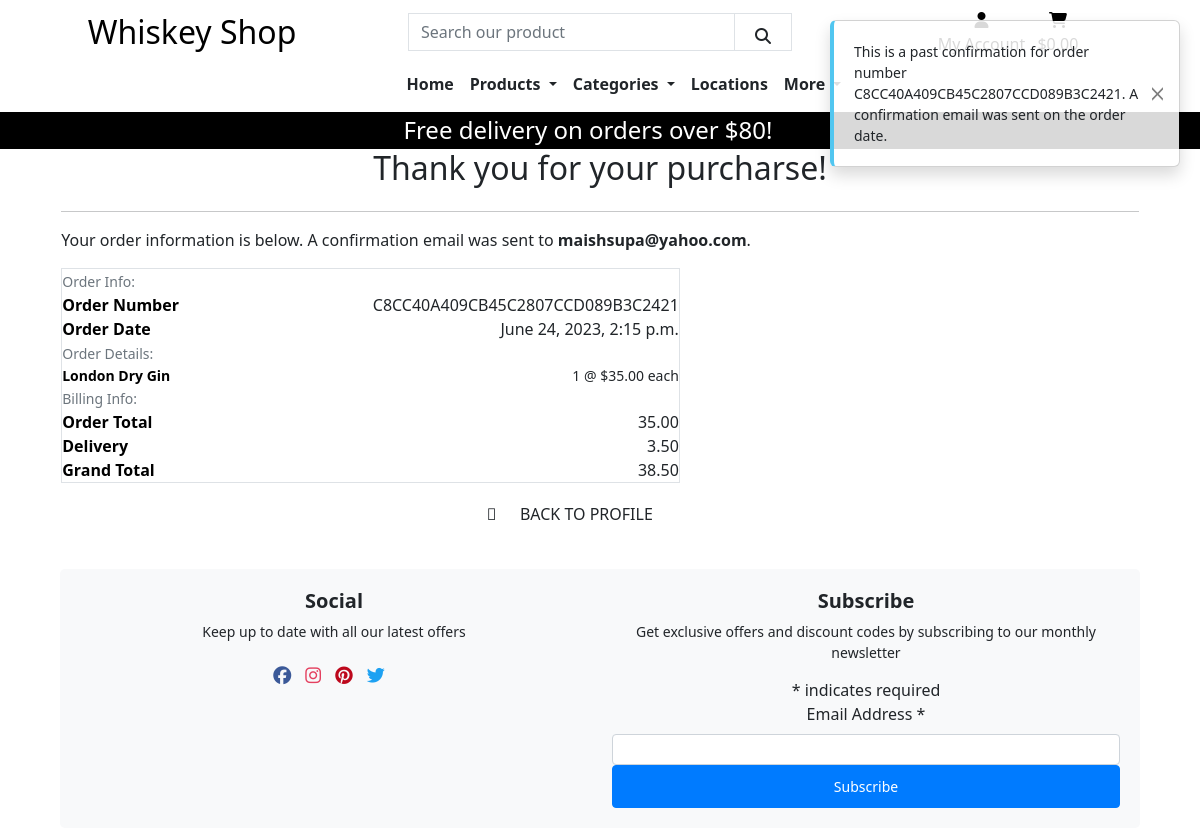
/profile/order_history/C8CC40A409CB45C2807CCD089B3C2421, run on an earlier commit of the app's database.
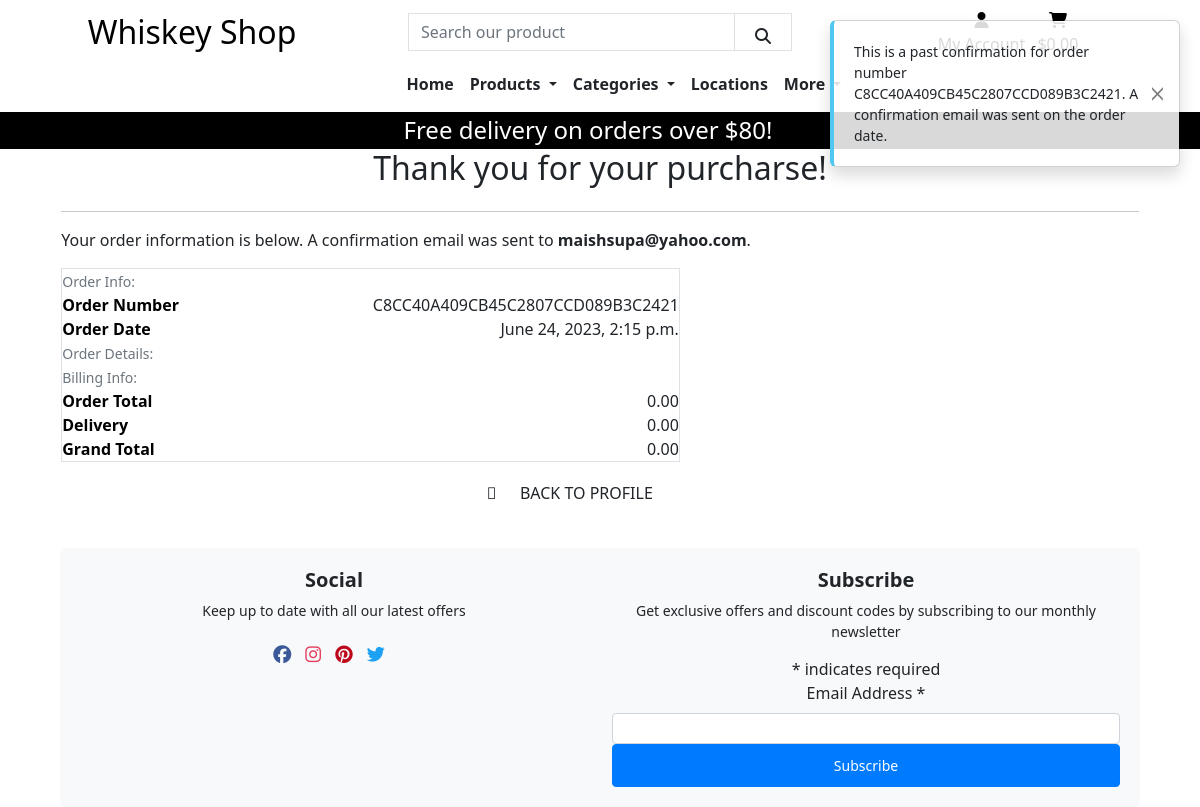
And on a later commit of the database.
### checkout/models.py (models this page shows, shortened)
class OrderLineItem(models.Model):
    order = models.ForeignKey(Order, null=False, blank=False, on_delete=models.CASCADE, related_name='lineitems')
    product = models.ForeignKey(Product, null=False, blank=False, on_delete=models.CASCADE)
    product_flavor = models.CharField(max_length=2, null=True, blank=True)
    quantity = models.IntegerField(null=False, blank=False, default=0)
    lineitem_total = models.DecimalField(max_digits=6, decimal_places=2, null=False, blank=False, editable=False)

class Order(models.Model):
    order_number = models.CharField(max_length=32, null=False, editable=False)
    user_name = models.ForeignKey(UserProfile, on_delete=models.SET_NULL,
                                  null=True, blank=True, related_name='orders')
    full_name = models.CharField(max_length=50, null=False, blank=False)
    email = models.EmailField(max_length=254, null=False, blank=False)
    phone_number = models.CharField(max_length=20, null=False, blank=False)
    country = CountryField(blank_label='Country *', null=False, blank=False)
    county = models.CharField(max_length=80, null=True, blank=True)
    city = models.CharField(max_length=80, null=True, blank=True)
    postcode = models.CharField(max_length=20, null=True, blank=True)
    street_address1 = models.CharField(max_length=80, null=False, blank=False)
    street_address2 = models.CharField(max_length=80, null=True, blank=True)
    date = models.DateTimeField(auto_now_add=True)
    delivery_cost = models.DecimalField(max_digits=6, decimal_places=2, null=False, default=0)
    order_total = models.DecimalField(max_digits=10, decimal_places=2, null=False, default=0)
    grand_total = models.DecimalField(max_digits=10, decimal_places=2, null=False, default=0)
    original_bag = models.TextField(null=False, blank=False, default='')
    stripe_pid = models.CharField(max_length=200, null=False, blank=False, default='')

### products/models.py (models this page shows, shortened)
class Product(models.Model):
    category = models.ForeignKey('Category', null=True, blank=True, on_delete=models.SET_NULL)
    sku = models.CharField(max_length=254, null=True, blank=True)
    name = models.CharField(max_length=254)
    description = models.TextField()
    price = models.DecimalField(max_digits=6, decimal_places=2)
    main_flavor = models.CharField(max_length=40, null=True, blank=True)
    image = models.ImageField(null=True, blank=True)
    has_other_flavors = models.BooleanField(default=False, null=True, blank=True)

### profiles/views.py (the view)
def order_history(request, order_number):
    order = get_object_or_404(Order, order_number=order_number)
    messages.info(request, (
        f'This is a past confirmation for order number {order_number}. '
        'A confirmation email was sent on the order date.'
    ))
    template = 'checkout/checkout_success.html'
    context = {
        'order': order,
        'from_profile': True,
    }
    return render(request, template, context)

### bag/contexts.py (called while the page is built, shortened)
def bag_contents(request):
    bag_items = []
    total = 0
    product_count = 0
    bag = request.session.get('bag', {})
    if total < settings.FREE_DELIVERY_THRESHOLD:
        delivery = total * Decimal(settings.STANDARD_DELIVERY_PERCENTAGE / 100)
        free_delivery_delta = settings.FREE_DELIVERY_THRESHOLD - total
    else:
        delivery = 0
        free_delivery_delta = 0
    grand_total = delivery + total
    context = {
        'bag_items': bag_items,
        'total': total,
        'product_count': product_count,
        'delivery': delivery,
        'free_delivery_delta': free_delivery_delta,
        'free_delivery_threshold': settings.FREE_DELIVERY_THRESHOLD,
        'grand_total': grand_total,
    }
    return context

### checkout/templates/checkout/checkout_success.html (shortened to what the changed rows need)
{% extends "base.html" %}
{% load static %}
{% block extra_css %}
    <link rel="stylesheet" href="{% static 'checkout/css/checkout.css' %}">
{% endblock %}
{% block content %}
<div class="container">
    <div class="row">
        <div class="col">
            <h2 class="mb-4 text-center">Thank you for your purcharse!</h2>
            <p>Your order information is below. A confirmation email was sent to <strong>{{ order.email }}</strong>.</p>
        </div>
    </div>
    <div class="row">
        <div class="col-12 col-lg-7">
            <div class="order-confirmation border">
                <div class="row">
                    <div class="col-12 col-md-8 text-md-right">
                        <p class="mb-0">{{ order.order_number }}</p>
                    </div>
                </div>
                <div class="row">
                    <div class="col-12 col-md-8 text-md-right">
                        <p class="mb-0">{{ order.date }}</p>
                    </div>
                </div>
                {% for item in order.lineitems.all %}
                    <div class="row">
                        <div class="col-12 col-md-4">
                            <p class="small mb-0 text-black font-weight-bold">
                                {{ item.product.name }}{% if item.product_flavour %} - flavour {{ item.product.flavour|upper }}{% endif %}
                            </p>
                        </div>
                        <div class="col-12 col-md-8 text-md-right">
                            <p class="small mb-0">{{ item.quantity }} @ ${{ item.product.price }} each</p>
                        </div>
                    </div>
                {% endfor %}
                <div class="row">
                    <div class="col-12 col-md-8 text-md-right">
                        <p class="mb-0">{{ order.order_total }}</p>
                    </div>
                </div>
                <div class="row">
                    <div class="col-12 col-md-8 text-md-right">
                        <p class="mb-0">{{ order.delivery_cost }}</p>
                    </div>
                </div>
                <div class="row">
                    <div class="col-12 col-md-8 text-md-right">
                        <p class="mb-0">{{ order.grand_total }}</p>
                    </div>
                </div>
            </div>
        </div>
    </div>
</div>
{% endblock %}

What changed in the data, as far as the page shows it:
removed OrderLineItem: product.name "London Dry Gin", quantity "1", product.price "35.00"
changed Order "maishsupa@yahoo.com": order_total "35.00" → "0.00"; delivery_cost "3.50" → "0.00"; grand_total "38.50" → "0.00"
